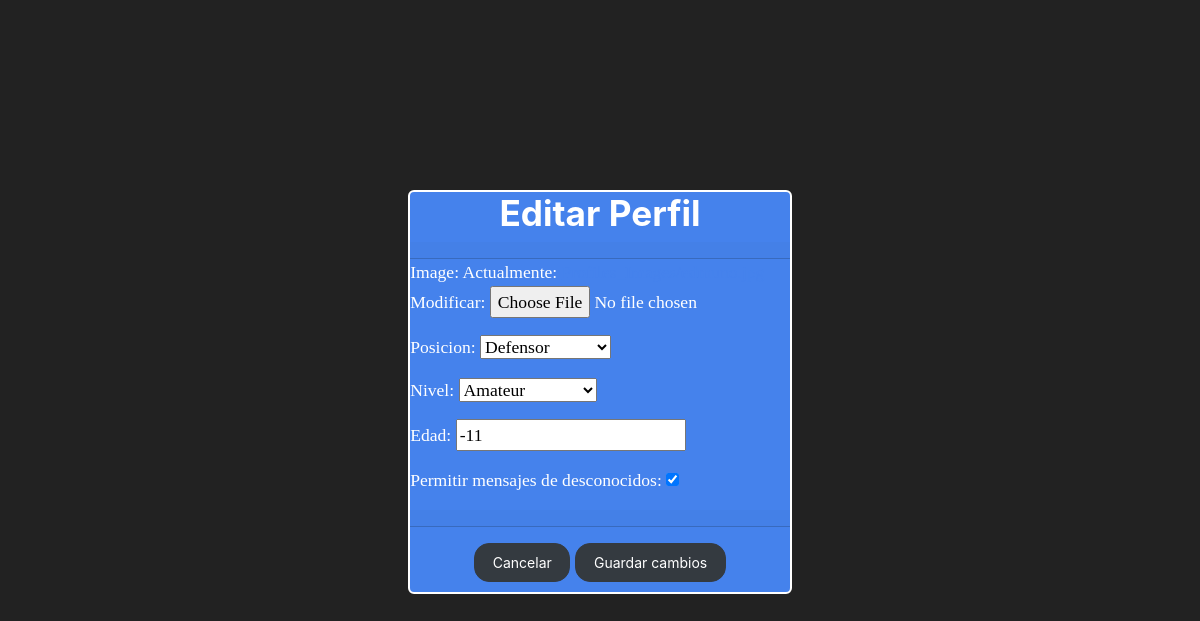
Page /profile-edit/ardusso1/ (signed in) on the earlier database version.
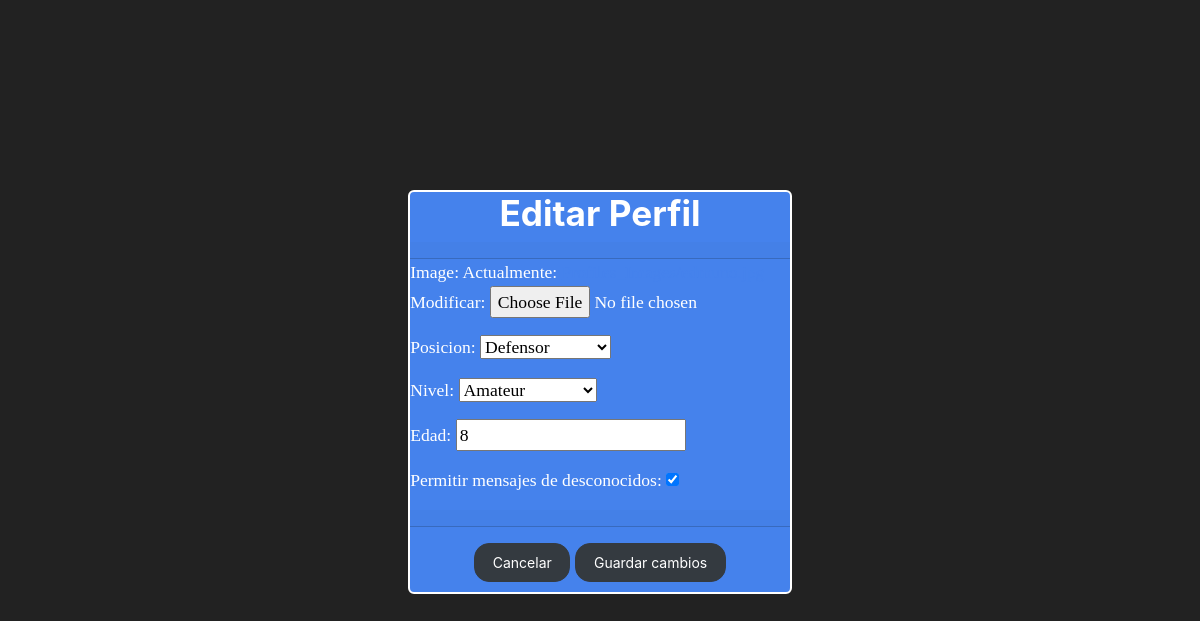
Same page on the later database version.
### sitio/models.py (models this page shows, shortened)
class Profile(models.Model):
    user = models.OneToOneField(User, on_delete=models.CASCADE, null=True, blank=True)
    image = models.ImageField(upload_to="Profiles_Images", default='user.png')
    posicion = models.ForeignKey(Posicion, on_delete=models.CASCADE, null=True, blank=True)
    nivel = models.ForeignKey(Nivel, on_delete=models.CASCADE, null=True, blank=True)
    edad = models.IntegerField(null=True, blank=True, validators=[MinValueValidator(1)])
    estado = models.CharField(max_length=50, default='activo')
    permitir_mensajes_de_desconocidos = models.BooleanField(default=True)

### sitio/views.py (the view)
# urls.py: path('profile-edit/<str:username>/', views.profile_edit),
@login_required
def profile_edit(request, username=None):
    user = User.objects.get(username=username)
    profile = Profile.objects.get(user=user)
    if request.user != user:
        return redirect('profile', username=username)
    if request.method == "POST":
        form = ProfileEditForm(request.POST,  request.FILES, instance=profile)
        if form.is_valid():
            form.save()
            return redirect('profile', username=username)
    else:
        form = ProfileEditForm(instance=profile)
    return render(request, 'profile_edit.html', {'form': form})

### sitio/forms.py
class ProfileEditForm(forms.ModelForm):
    class Meta:
        model = Profile
        fields = ['image', 'posicion', 'nivel', 'edad', 'permitir_mensajes_de_desconocidos']

### sitio/models.py (called while the page is built)
    def __str__(self):
        return self.nombre

    def __str__(self):
        return self.nombre

### sitio/templates/profile_edit.html (shortened to what this page needs)
{% extends 'base.html' %}
{% load static %}
{% block content %}
<div class="container d-flex justify-content-center align-items-center" style="height: 100vh;">
    <div class="card text-white bg-primary mb-3" style="border: 2px solid white;">
        <h2 class="text-center">Editar Perfil</h2>
        <div class="card-header text-center"></div>
        <form method="post" class="register-form" enctype="multipart/form-data" id="profile-edit-form">
            {{ form.as_p }}
            <div class="card-header text-center display-4"></div>
                <div class="text-center mt-3">
                  <button type="button" class="btn btn-dark btn-block" id="cancel-button">Cancelar</button>
                  <button type="submit" class="btn btn-dark">Guardar cambios</button>
                </div>
        </form>
    </div>
</div>
{% endblock %}

Differences in the rows shown:
changed Profile "Defensor": edad "-11" → "8"
